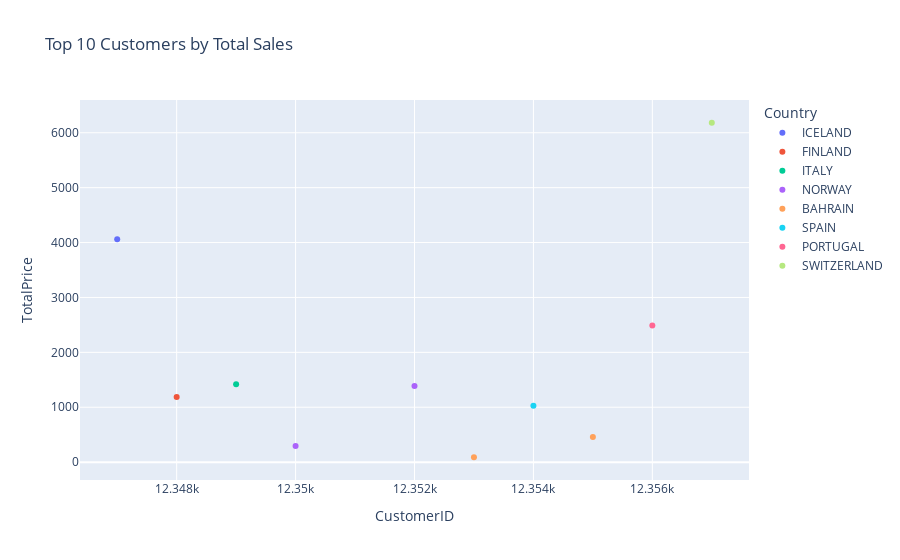

Notebook source saved alongside this figure:
### Markdown cell above
**Analysis**

### Code cell
#Relation between customer and total price

customer_analysis = Raw_data.groupby(['CustomerID', 'Country'])['TotalPrice'].sum().reset_index()
# Plotting Top 10 Customers
fig = px.scatter(
    customer_analysis.head(10), 
    x='CustomerID', 
    y='TotalPrice', 
    color='Country',
    title='Top 10 Customers by Total Sales'
)
fig.show()

### Figure 1 — Plotly figure (JSON) as saved in the notebook; plotly's stock layout.template omitted (floating-point values rounded to 4 significant figures)
{"data": [{"hovertemplate": "Country=ICELAND<br>CustomerID=%{x}<br>TotalPrice=%{y}<extra></extra>", "legendgroup": "ICELAND", "marker": {"color": "#636efa", "symbol": "circle"}, "mode": "markers", "name": "ICELAND", "orientation": "v", "showlegend": true, "type": "scatter", "x": [12347], "xaxis": "x", "y": [4060.0], "yaxis": "y"}, {"hovertemplate": "Country=FINLAND<br>CustomerID=%{x}<br>TotalPrice=%{y}<extra></extra>", "legendgroup": "FINLAND", "marker": {"color": "#EF553B", "symbol": "circle"}, "mode": "markers", "name": "FINLAND", "orientation": "v", "showlegend": true, "type": "scatter", "x": [12348], "xaxis": "x", "y": [1187.0], "yaxis": "y"}, {"hovertemplate": "Country=ITALY<br>CustomerID=%{x}<br>TotalPrice=%{y}<extra></extra>", "legendgroup": "ITALY", "marker": {"color": "#00cc96", "symbol": "circle"}, "mode": "markers", "name": "ITALY", "orientation": "v", "showlegend": true, "type": "scatter", "x": [12349], "xaxis": "x", "y": [1418.0], "yaxis": "y"}, {"hovertemplate": "Country=NORWAY<br>CustomerID=%{x}<br>TotalPrice=%{y}<extra></extra>", "legendgroup": "NORWAY", "marker": {"color": "#ab63fa", "symbol": "circle"}, "mode": "markers", "name": "NORWAY", "orientation": "v", "showlegend": true, "type": "scatter", "x": [12350, 12352], "xaxis": "x", "y": [294.4, 1386.0], "yaxis": "y"}, {"hovertemplate": "Country=BAHRAIN<br>CustomerID=%{x}<br>TotalPrice=%{y}<extra></extra>", "legendgroup": "BAHRAIN", "marker": {"color": "#FFA15A", "symbol": "circle"}, "mode": "markers", "name": "BAHRAIN", "orientation": "v", "showlegend": true, "type": "scatter", "x": [12353, 12355], "xaxis": "x", "y": [89, 459.4], "yaxis": "y"}, {"hovertemplate": "Country=SPAIN<br>CustomerID=%{x}<br>TotalPrice=%{y}<extra></extra>", "legendgroup": "SPAIN", "marker": {"color": "#19d3f3", "symbol": "circle"}, "mode": "markers", "name": "SPAIN", "orientation": "v", "showlegend": true, "type": "scatter", "x": [12354], "xaxis": "x", "y": [1029.0], "yaxis": "y"}, {"hovertemplate": "Country=PORTUGAL<br>CustomerID=%{x}<br>TotalPrice=%{y}<extra></extra>", "legendgroup": "PORTUGAL", "marker": {"color": "#FF6692", "symbol": "circle"}, "mode": "markers", "name": "PORTUGAL", "orientation": "v", "showlegend": true, "type": "scatter", "x": [12356], "xaxis": "x", "y": [2487.0], "yaxis": "y"}, {"hovertemplate": "Country=SWITZERLAND<br>CustomerID=%{x}<br>TotalPrice=%{y}<extra></extra>", "legendgroup": "SWITZERLAND", "marker": {"color": "#B6E880", "symbol": "circle"}, "mode": "markers", "name": "SWITZERLAND", "orientation": "v", "showlegend": true, "type": "scatter", "x": [12357], "xaxis": "x", "y": [6183.0], "yaxis": "y"}], "layout": {"legend": {"title": {"text": "Country"}, "tracegroupgap": 0}, "title": {"text": "Top 10 Customers by Total Sales"}, "xaxis": {"anchor": "y", "domain": [0, 1], "title": {"text": "CustomerID"}}, "yaxis": {"anchor": "x", "domain": [0, 1], "title": {"text": "TotalPrice"}}}}
